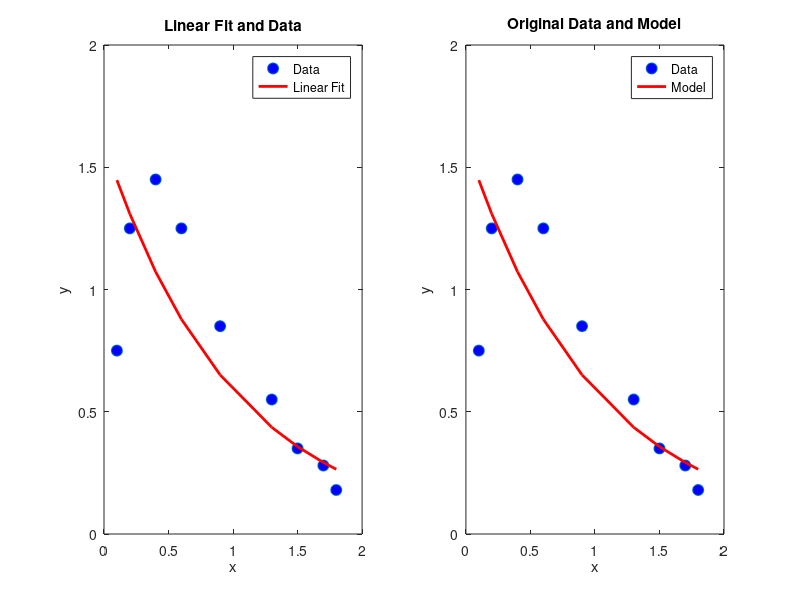

Recreate this plot in MATLAB.
% Your Name
% Student ID

% nonlinear2linear.m

% Original data
x = [0.1 0.2 0.4 0.6 0.9 1.3 1.5 1.7 1.8];
y = [0.75 1.25 1.45 1.25 0.85 0.55 0.35 0.28 0.18];

% Transform data for linear regression
z = log(y);

% Perform linear regression using polyfit
p = polyfit(x, z, 1);

% Extract parameters
b0 = p(2);
b1 = p(1);

% Display parameters
fprintf('b0 (ln(alpha)): %.4f\n', b0);
fprintf('b1 (beta): %.4f\n', b1);

% Plotting
figure;

% Linear fit and data
subplot(1,2,1);
plot(x, y, 'o', 'MarkerFaceColor', 'b', 'MarkerSize', 8); % Data points
hold on;
y_fit_linear = exp(polyval(p, x)); % Fitted line (back-transform)
plot(x, y_fit_linear, 'r-', 'LineWidth', 2); % Fitted line
xlabel('x');
ylabel('y');
title('Linear Fit and Data');
legend('Data', 'Linear Fit');

% Original data and model
subplot(1,2,2);
plot(x, y, 'o', 'MarkerFaceColor', 'b', 'MarkerSize', 8); % Data points
hold on;
y_fit_original = exp(b0 + b1 * x); % Model (back-transform)
plot(x, y_fit_original, 'r-', 'LineWidth', 2); % Model
xlabel('x');
ylabel('y');
title('Original Data and Model');
legend('Data', 'Model');
